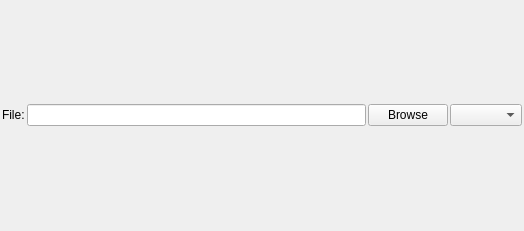
<?xml version="1.0" encoding="UTF-8"?>
<ui version="4.0">
 <class>SpreadsheetsImportTab</class>
 <widget class="QWidget" name="SpreadsheetsImportTab">
  <property name="geometry">
   <rect>
    <x>0</x>
    <y>0</y>
    <width>524</width>
    <height>231</height>
   </rect>
  </property>
  <property name="windowTitle">
   <string>Form</string>
  </property>
  <layout class="QVBoxLayout" name="verticalLayout">
   <property name="spacing">
    <number>2</number>
   </property>
   <property name="margin">
    <number>2</number>
   </property>
   <item>
    <layout class="QHBoxLayout" name="horizontalLayout">
     <property name="spacing">
      <number>2</number>
     </property>
     <item>
      <widget class="QLabel" name="label">
       <property name="text">
        <string>File:</string>
       </property>
      </widget>
     </item>
     <item>
      <widget class="QLineEdit" name="fileNameLineEdit"/>
     </item>
     <item>
      <widget class="QPushButton" name="openFileButton">
       <property name="text">
        <string>Browse</string>
       </property>
      </widget>
     </item>
     <item>
      <widget class="QComboBox" name="sheetCombo"/>
     </item>
    </layout>
   </item>
  </layout>
 </widget>
 <resources/>
 <connections/>
</ui>
